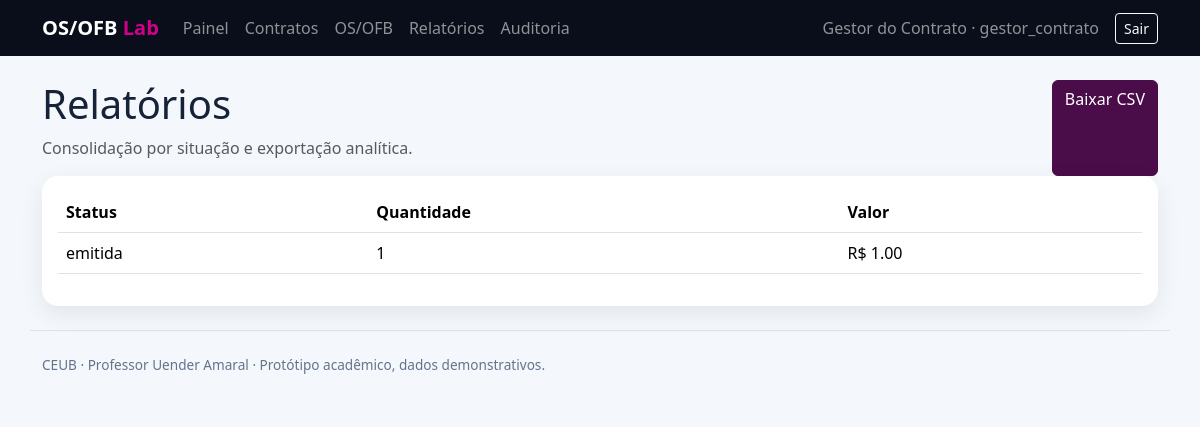
The page /reports (signed in) on the database its author committed.
### models.py (models this page shows, shortened)
class User(UserMixin, db.Model):
    id=db.Column(db.Integer, primary_key=True); name=db.Column(db.String(120), nullable=False)
    username=db.Column(db.String(80), unique=True, nullable=False, index=True)
    email=db.Column(db.String(120), unique=True, nullable=False)
    password_hash=db.Column(db.String(255), nullable=False); role=db.Column(db.String(40), nullable=False)
    active=db.Column(db.Boolean, default=True, nullable=False); created_at=db.Column(db.DateTime(timezone=True), default=now)
    @property
    def is_active(self): return self.active

class ServiceOrder(db.Model):
    id=db.Column(db.Integer,primary_key=True); number=db.Column(db.String(50),unique=True,nullable=False,index=True)
    contract_id=db.Column(db.Integer,db.ForeignKey('contract.id'),nullable=False,index=True); contract=db.relationship('Contract',backref='orders')
    kind=db.Column(db.String(10),nullable=False,default='OS'); description=db.Column(db.Text,nullable=False)
    value=db.Column(db.Numeric(14,2),nullable=False,default=0); status=db.Column(db.String(50),nullable=False,default='emitida',index=True)
    due_date=db.Column(db.Date); created_by=db.Column(db.Integer,db.ForeignKey('user.id'),nullable=False)
    created_at=db.Column(db.DateTime(timezone=True),default=now); updated_at=db.Column(db.DateTime(timezone=True),default=now,onupdate=now)

### app.py (the view)
@app.route('/reports')
@login_required
def reports():
 rows=db.session.query(ServiceOrder.status,func.count(ServiceOrder.id),func.coalesce(func.sum(ServiceOrder.value),0)).group_by(ServiceOrder.status).all()
 return render_template('reports.html',rows=rows)

### app.py (called while the page is built)
@login.user_loader
def load_user(i): return db.session.get(User,int(i))

@app.after_request
def headers(r):
 r.headers['X-Content-Type-Options']='nosniff'; r.headers['X-Frame-Options']='DENY'; r.headers['Referrer-Policy']='strict-origin-when-cross-origin'
 r.headers['Content-Security-Policy']="default-src 'self'; style-src 'self' 'unsafe-inline' https://cdn.jsdelivr.net; script-src 'self' https://cdn.jsdelivr.net; font-src https://cdn.jsdelivr.net; img-src 'self' data:"
 return r

### templates/reports.html
{% extends 'base.html' %}{% block content %}<div class="d-flex justify-content-between"><div><h1>Relatórios</h1><p class="text-muted">Consolidação por situação e exportação analítica.</p></div><a class="btn btn-primary" href="{{url_for('report_csv')}}">Baixar CSV</a></div><div class="card p-3 table-responsive"><table class="table"><thead><tr><th>Status</th><th>Quantidade</th><th>Valor</th></tr></thead><tbody>{% for status,count,value in rows %}<tr><td>{{status|replace('_',' ')}}</td><td>{{count}}</td><td>R$ {{'%.2f'|format(value)}}</td></tr>{% else %}<tr><td colspan="3">Sem dados.</td></tr>{% endfor %}</tbody></table></div>{% endblock %}

### templates/base.html (shortened to what this page needs)
<!doctype html><html lang="pt-BR"><head><link href="https://cdn.jsdelivr.net/npm/bootstrap@5.3.3/dist/css/bootstrap.min.css" rel="stylesheet"><link rel="stylesheet" href="{{ url_for('static',filename='style.css') }}"></head><body>{% if current_user.is_authenticated %}<nav class="navbar navbar-expand-lg navbar-dark"><div class="container"><a class="navbar-brand fw-bold" href="{{url_for('dashboard')}}">OS/OFB <span class="brand-accent">Lab</span></a><div id="nav" class="collapse navbar-collapse"><div class="navbar-nav me-auto"><a class="nav-link" href="{{url_for('dashboard')}}">Painel</a><a class="nav-link" href="{{url_for('contracts')}}">Contratos</a><a class="nav-link" href="{{url_for('orders')}}">OS/OFB</a><a class="nav-link" href="{{url_for('reports')}}">Relatórios</a>{% if current_user.role in ['admin','gestor_contrato'] %}<a class="nav-link" href="{{url_for('audit_view')}}">Auditoria</a>{% endif %}</div><span class="navbar-text me-3">{{current_user.name}} · {{current_user.role}}</span><form method="post" action="{{url_for('logout')}}"><button class="btn btn-outline-light btn-sm">Sair</button></form></div></div></nav>{% endif %}<main id="conteudo" class="container py-4">{% block content %}{% endblock %}</main><footer class="container py-4 footer border-top">CEUB · Professor Uender Amaral · Protótipo acadêmico, dados demonstrativos.</footer></body></html>

### static/style.css (style rules this page uses)
body { background:#f4f7fb;color:#152238 }
.navbar { background:#0a0e1a!important }
.brand-accent { color:#D0008A }
.card { border:0;border-radius:16px;box-shadow:0 8px 24px rgba(10,14,26,.08) }
.footer { color:#64748b;font-size:.85rem }
.btn-primary { background:#4A0D4A;border-color:#4A0D4A }
.table thead { background:#0a0e1a;color:white }

### rows shown on the page
User: name "Gestor do Contrato", role "gestor_contrato"
ServiceOrder: status "emitida", count "1", value "1.00"
